Frame 1 (no input): blank canvas, image omitted
Frame 60 (no input): blank canvas, image omitted
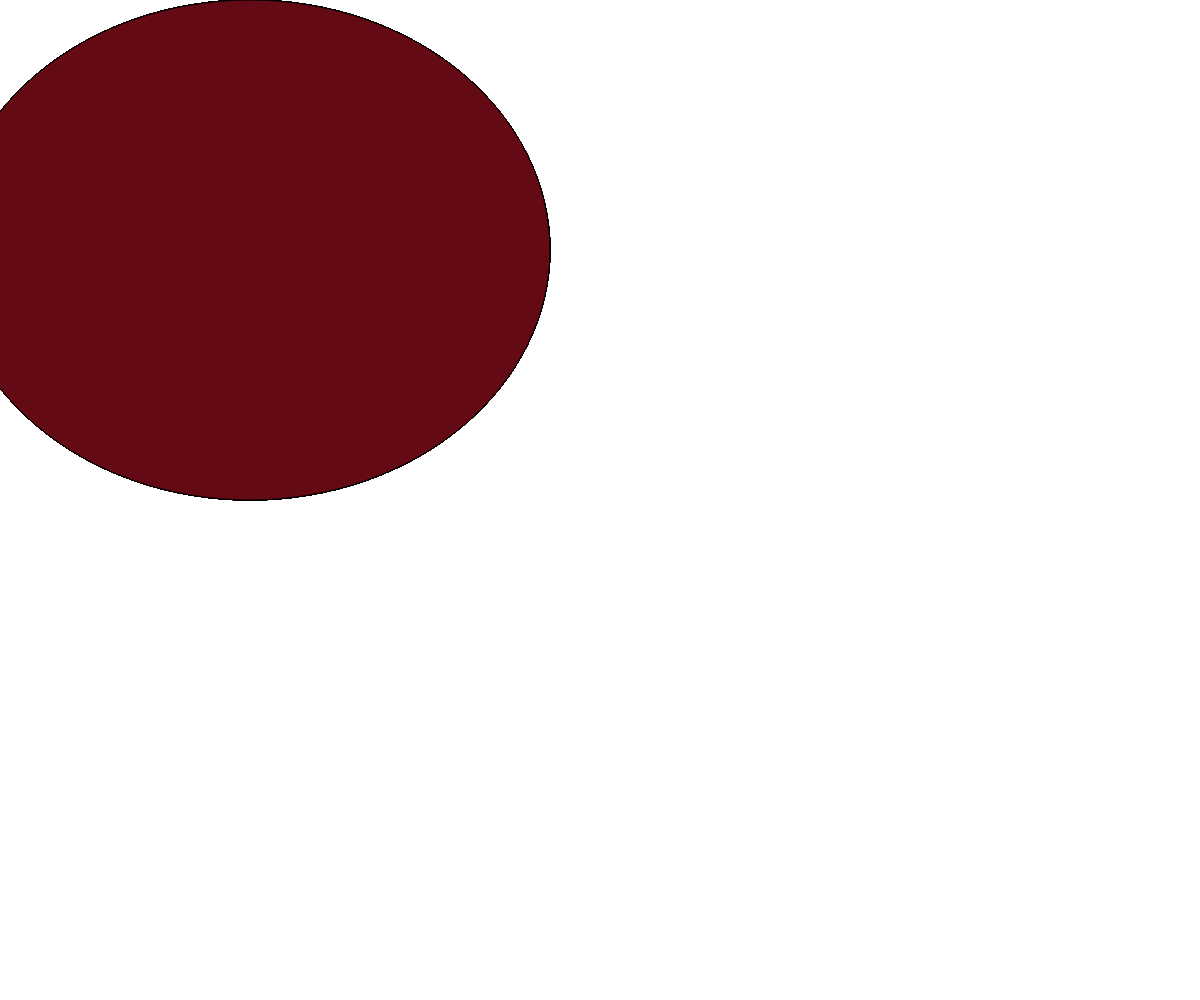
Frame 120 (the mouse pressed at the canvas centre since frame 60)

The p5.js sketch whose frames 1 and 60 were blank and that drew this single picture after the mouse press (run headless with seeded random() and noise() and a simulated clock; from frame 60 on, the mouse is pressed at the canvas centre):

// p5.js sketch
// ── sketch.js
var bgColor = 'white'

function setup() {
  createCanvas(windowWidth, windowHeight)
}

function draw() {
  //background(bgColor)
    fill(bgColor);
     ellipse(250,250,mouseX,mouseY)
  if (mouseX < 1 * windowWidth / 5) {
    bgColor = '#24FFFE';
  } else if (mouseX < 2 * windowWidth / 5) {
    bgColor = '#A690E8';
  } else if (mouseX < 3 * windowWidth / 5) {
    bgColor = '#630A14';
  } else if (mouseX < windowWidth / 5) {
    bgColor = '#295B63';
  } else {
    bgColor = '#E12874';
  }
}
